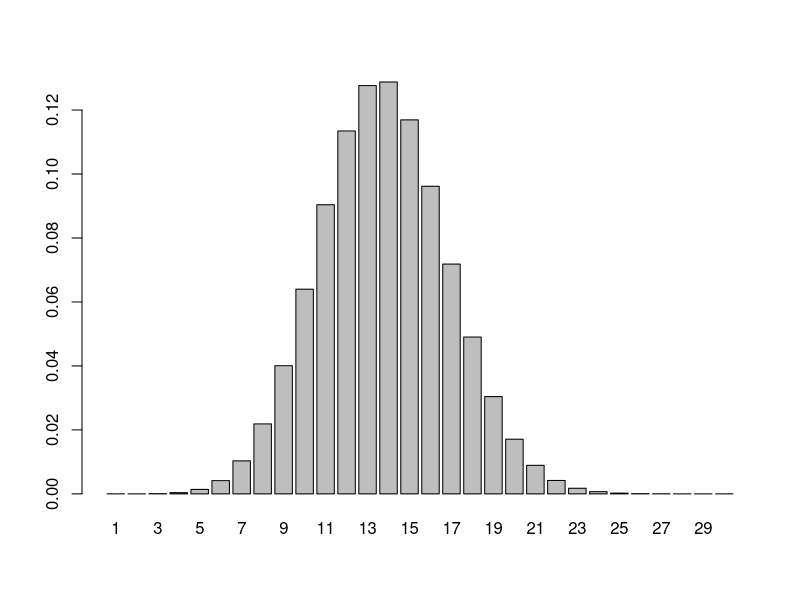

Generate this figure with R: (Note: this script raises an error after producing the figure.)
#Solucion Pregunta 1
x<-c(0,1)
fx<-c(0.68,0.32)  

#tabla prob.
cbind(x,fx)
mu<- sum(x*fx)
Vx<-(0.32*(1-0.32))

(0.32*44)/17
n<-43
Y<- function(i){sum(sample(x , n, prob=fx, replace=TRUE))}
#bucle
m<-4000000
muestra<- sapply(1:m, Y)
fi<-table(muestra)/m
fi
data.frame(fi, Fi=cumsum(fi))
barplot(fi)
data.frame(y=0:43, Prob=dbinom(y,43,0.32))
fy<-dbinom(y,43,0.32)
y=0:43
plot( y, fy, pch=19, col="blue")
lines(y,fy,col="red",type="h")
##########################################
#apartat 2
y<- 0:44
df<- data.frame()
Pi <- dbinom(y,44,0.32)
Fi<- cumsum(Pi)

cbind(y,Pi,Fi)

plot(y, Fi,type="s", col="red")
###############################
#Apartat3
x<-0:24
Pi<-dbinom(x,24,0.68)
n<-24
mu<-sum(x*Pi)
mu
Vx<-sum((x-mu)^2*Pi)
Vx
q25<-qbinom(0.25,24,0.68)#valor al que Fi=0.25
Fi<- cumsum(Pi)
plot(x, Fi,type="s", col="red")
q25
######
